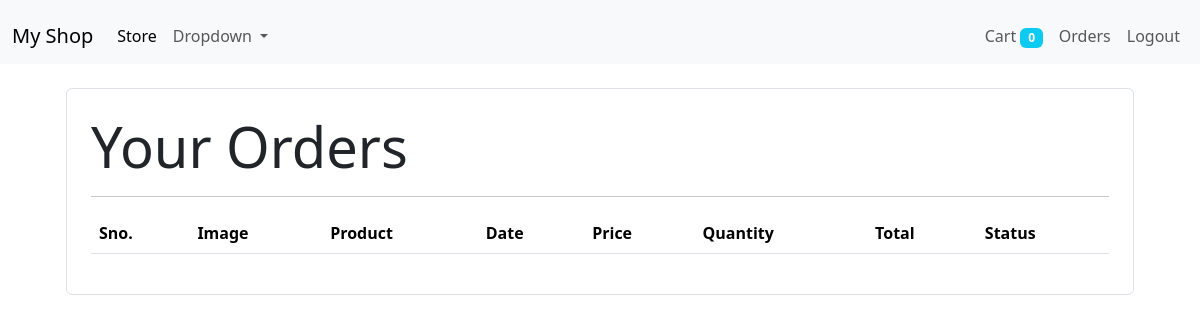
/orders (signed in), run on an earlier commit of the app's database.
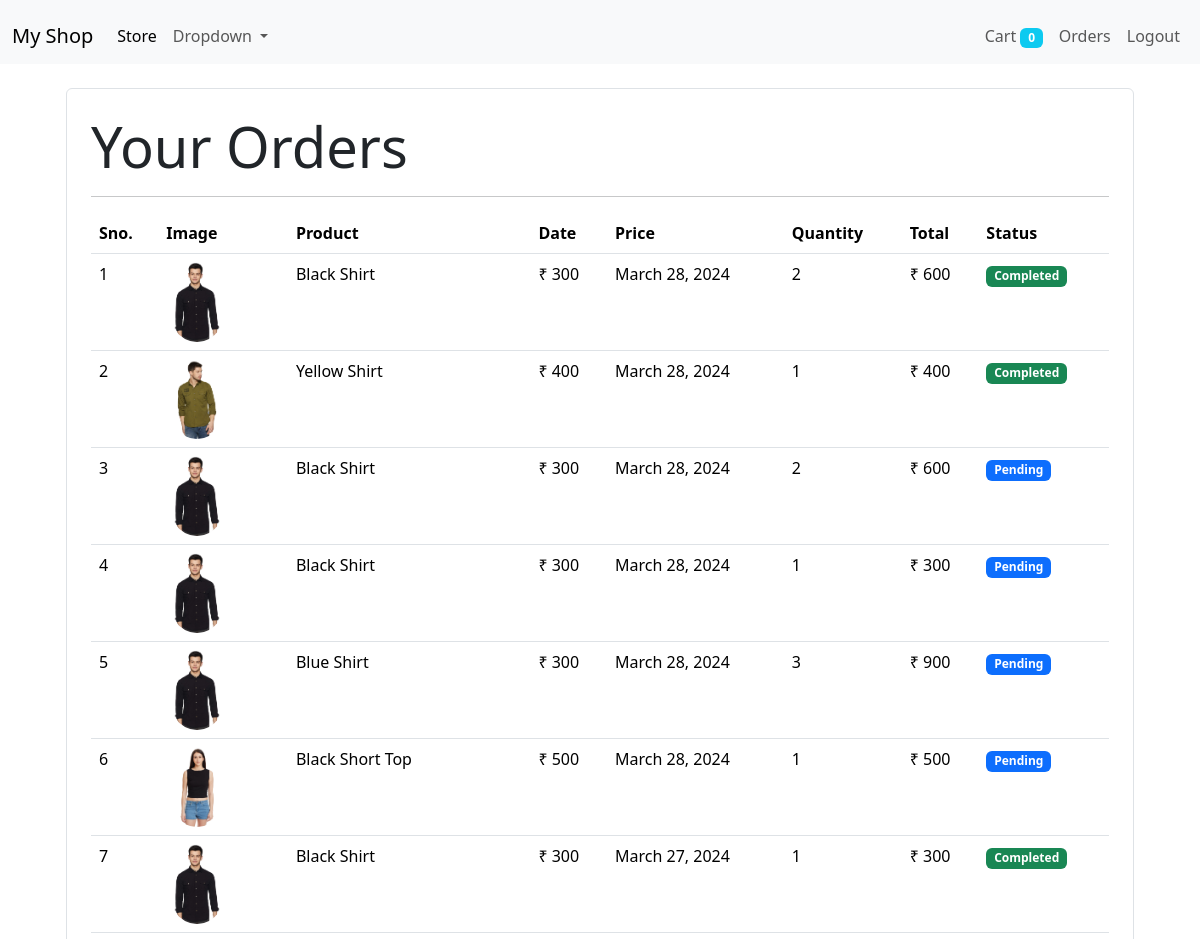
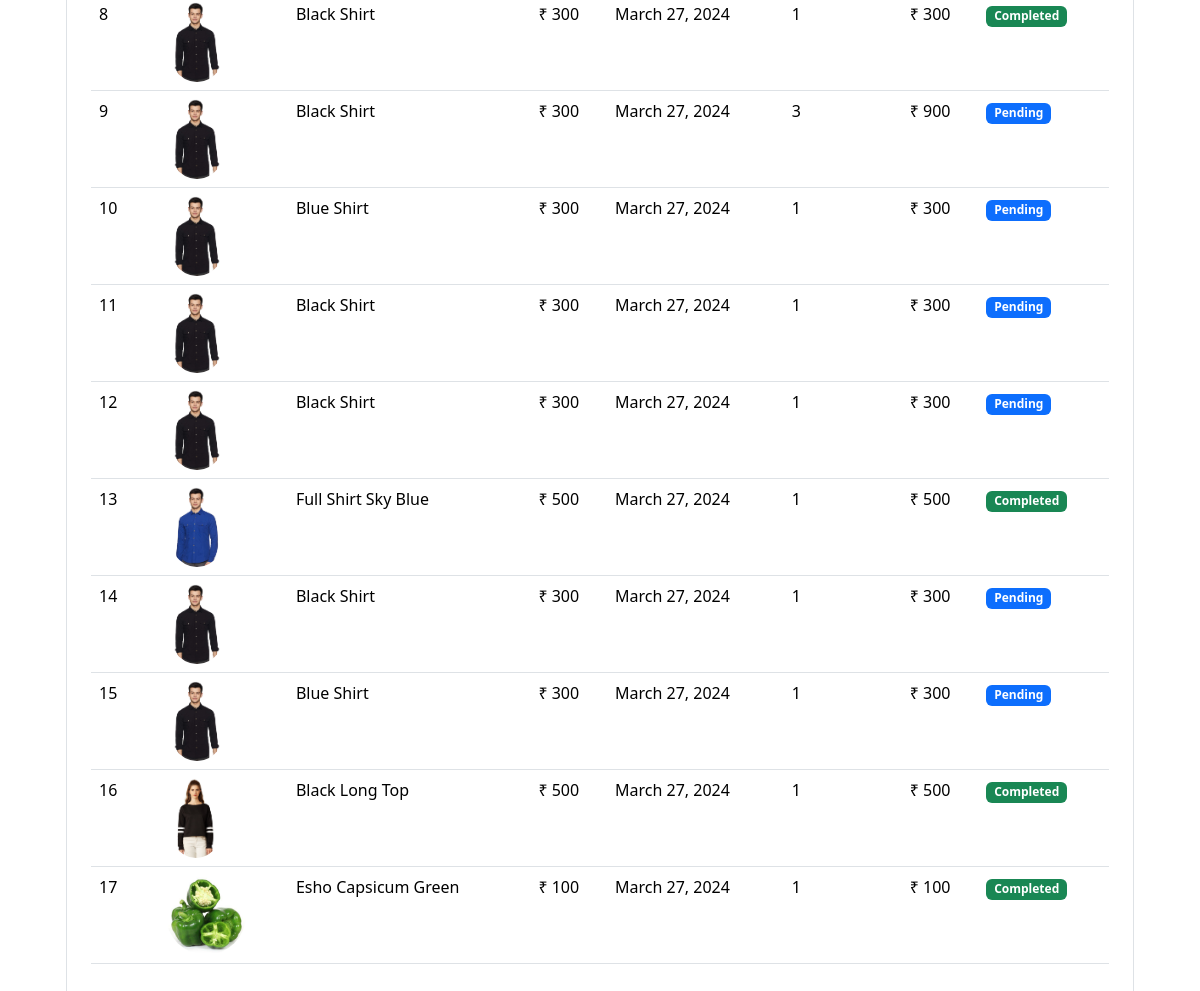
And on a later commit of the database (2 pictures, top to bottom).
### Store/models/orders.py (models this page shows, shortened)
class Orders(models.Model):
    product = models.ForeignKey(product , on_delete=models.CASCADE)
    customer = models.ForeignKey(Customer, on_delete=models.CASCADE)
    quantity = models.IntegerField(default=1)
    price = models.IntegerField()
    address = models.CharField(max_length=50, default='', blank=True)
    phone = models.CharField(max_length=50, default='', blank=True)
    date = models.DateField(default=datetime.datetime.today)
    status = models.BooleanField(default=False)
    @staticmethod
    def get_orders_by_customer(customer_id):
        return Orders\
                .objects\
                .filter(customer = customer_id)\
                .order_by('-date')

### Store/models/product.py (models this page shows, shortened)
class product (models.Model):
    name = models.CharField(max_length=50)
    price = models.IntegerField(default=0)
    category = models.ForeignKey(category, on_delete = models.CASCADE, default = 1)
    description = models.CharField(max_length=200, default='', null=True, blank=True)
    image = models.ImageField(upload_to='uploads/products/')

### Store/middlewares/auth.py (the view)
    def middleware(request):
        return_url = request.META['PATH_INFO']
        if not request.session.get('customer'):
            return redirect(f'login?return_url={return_url}')
        response = get_response(request)
        return response

### Store/templatetags/custom_filter.py (called while the page is built)
@register.filter(name='currency')
def currency(number):
    return "₹ "+str(number)

@register.filter(name='multiply')
def multiply(number ,number1):
    return number * number1

### Store/views/orders.py (called while the page is built)
    @method_decorator(auth_middleware)
    def get(self, request):
        customer = request.session.get('customer')
        orders = Orders.get_orders_by_customer(customer)
        print(orders)
        return render (request, 'orders.html', {'orders': orders})

### Store/templates/orders.html
{% extends 'base.html' %}
{% block content %}
{% load cart %}
{% load custom_filter %}
<div class="container">
    <div class="border rounded p-4  m-4">
        <p class="display-4 pl-4 ml-4"> Your Orders</p>
        <hr>
        <table class="table table-hover">
            <thead>
                <tr>
                    <th>Sno.</th>
                    <th>Image</th>
                    <th>Product</th>
                    <th>Date</th>
                    <th>Price</th>
                    <th>Quantity</th>
                    <th>Total</th>
                    <th>Status</th>
                </tr>
            </thead>
            <tbody>
                {% for order in orders %}
                <tr>
                    <td scope="row">{{forloop.counter}}</td>
                    <td><img style="height: 80px;" class="rounded-circle" src="{{order.product.image.url}}" alt=""></td>
                    <td>{{order.product.name}}</td>
                    <td>{{order.price|currency}}</td>
                    <td>{{order.date}}</td>
                    <td>{{order.quantity}}</td>
                    <td>{{order.quantity|multiply:order.price|currency}}</td>
                    {% if order.status %}
                    <td><span class="badge bg-success">Completed</span></td>
                    {% else %}
                    <td><span class="badge bg-primary">Pending</span></td>
                    {% endif %}
                </tr>
                {% endfor %}
            </tbody>
        </table>
    </div>
</div>
{% endblock %}

### Store/templates/Base.html (shortened to what this page needs)
<!doctype html>
<html lang="en">
  <head>
    <link href="https://cdn.jsdelivr.net/npm/bootstrap@5.3.1/dist/css/bootstrap.min.css" rel="stylesheet">
  </head>
  <body>
    <nav class="navbar navbar-expand-lg bg-body-tertiary">
      <div class="container-fluid mt-2">
        <a class="navbar-brand" href="/">My Shop</a>
        <div class="collapse navbar-collapse" id="navbarSupportedContent">
          <ul class="navbar-nav me-auto mb-2 mb-lg-0">
            <li class="nav-item">
              <a class="nav-link active" aria-current="page" href="#">Store</a>
            </li>
            <li class="nav-item dropdown">
              <a class="nav-link dropdown-toggle" href="#" role="button" data-bs-toggle="dropdown" aria-expanded="false">
                Dropdown
              </a>
            </li>
          </ul>
        </div>
          <ul class=" navbar-nav my-2 my-lg-0">
            <li class="nav-item">
              <a class="nav-link" href="/cart">Cart
                <span class="badge bg-info">{{request.session.cart.keys|length}}</span>
              </a>
            </li>
            {% if request.session.customer %}
            <li class="nav-item">
              <a class="nav-link" href="/orders">Orders</a>
            </li>
            <li class="nav-item">
              <a class="nav-link" href="/logout">Logout</a>
            </li>
            {% endif %}
          </ul>
      </div>
    </nav>
    {% block content %}
    {% endblock %}
  </body>
</html>

What changed in the data, as far as the page shows it:
added Orders: product.image (picture), product.name "Black Shirt", price "₹ 300", date "March 28, 2024", quantity "2", quantity|multiply "₹ 600", status "Completed"
added Orders: product.image (picture), product.name "Yellow Shirt", price "₹ 400", date "March 28, 2024", quantity "1", quantity|multiply "₹ 400", status "Completed"
added Orders: product.image (picture), product.name "Black Shirt", price "₹ 300", date "March 28, 2024", quantity "2", quantity|multiply "₹ 600", status "Pending"
added Orders: product.image (picture), product.name "Black Shirt", price "₹ 300", date "March 28, 2024", quantity "1", quantity|multiply "₹ 300", status "Pending"
added Orders: product.image (picture), product.name "Blue Shirt", price "₹ 300", date "March 28, 2024", quantity "3", quantity|multiply "₹ 900", status "Pending"
added Orders: product.image (picture), product.name "Black Short Top", price "₹ 500", date "March 28, 2024", quantity "1", quantity|multiply "₹ 500", status "Pending"
added Orders: product.image (picture), product.name "Black Shirt", price "₹ 300", date "March 27, 2024", quantity "1", quantity|multiply "₹ 300", status "Completed"
added Orders: product.image (picture), product.name "Black Shirt", price "₹ 300", date "March 27, 2024", quantity "1", quantity|multiply "₹ 300", status "Completed"
added Orders: product.image (picture), product.name "Black Shirt", price "₹ 300", date "March 27, 2024", quantity "3", quantity|multiply "₹ 900", status "Pending"
added Orders: product.image (picture), product.name "Blue Shirt", price "₹ 300", date "March 27, 2024", quantity "1", quantity|multiply "₹ 300", status "Pending"
added Orders: product.image (picture), product.name "Black Shirt", price "₹ 300", date "March 27, 2024", quantity "1", quantity|multiply "₹ 300", status "Pending"
added Orders: product.image (picture), product.name "Black Shirt", price "₹ 300", date "March 27, 2024", quantity "1", quantity|multiply "₹ 300", status "Pending"
added Orders: product.image (picture), product.name "Full Shirt Sky Blue", price "₹ 500", date "March 27, 2024", quantity "1", quantity|multiply "₹ 500", status "Completed"
added Orders: product.image (picture), product.name "Black Shirt", price "₹ 300", date "March 27, 2024", quantity "1", quantity|multiply "₹ 300", status "Pending"
added Orders: product.image (picture), product.name "Blue Shirt", price "₹ 300", date "March 27, 2024", quantity "1", quantity|multiply "₹ 300", status "Pending"
added Orders: product.image (picture), product.name "Black Long Top", price "₹ 500", date "March 27, 2024", quantity "1", quantity|multiply "₹ 500", status "Completed"
added Orders: product.image (picture), product.name "Esho Capsicum Green", price "₹ 100", date "March 27, 2024", quantity "1", quantity|multiply "₹ 100", status "Completed"
